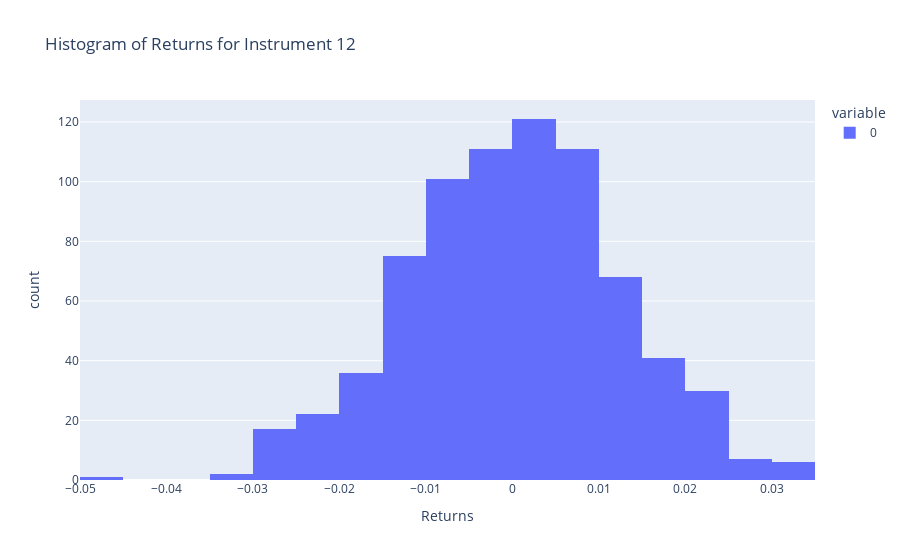

The code cell stored with this chart in its notebook:
### Code cell
fig = px.histogram(returns[14], nbins=30, labels={'value': 'Returns'}, title='Histogram of Returns for Instrument 12')
fig.show()

### Figure 1 — Plotly figure (JSON) as saved in the notebook; plotly's stock layout.template omitted (floating-point values rounded to 4 significant figures; data arrays with more than 128 entries replaced by an {"elided": "..."} marker saying what was removed)
{"data": [{"alignmentgroup": "True", "bingroup": "x", "hovertemplate": "variable=0<br>Returns=%{x}<br>count=%{y}<extra></extra>", "legendgroup": "0", "marker": {"color": "#636efa", "pattern": {"shape": ""}}, "name": "0", "nbinsx": 30, "offsetgroup": "0", "orientation": "v", "showlegend": true, "type": "histogram", "x": {"elided": "749 float values"}, "xaxis": "x", "yaxis": "y"}], "layout": {"barmode": "relative", "legend": {"title": {"text": "variable"}, "tracegroupgap": 0}, "title": {"text": "Histogram of Returns for Instrument 12"}, "xaxis": {"anchor": "y", "domain": [0, 1], "title": {"text": "Returns"}}, "yaxis": {"anchor": "x", "domain": [0, 1], "title": {"text": "count"}}}}
